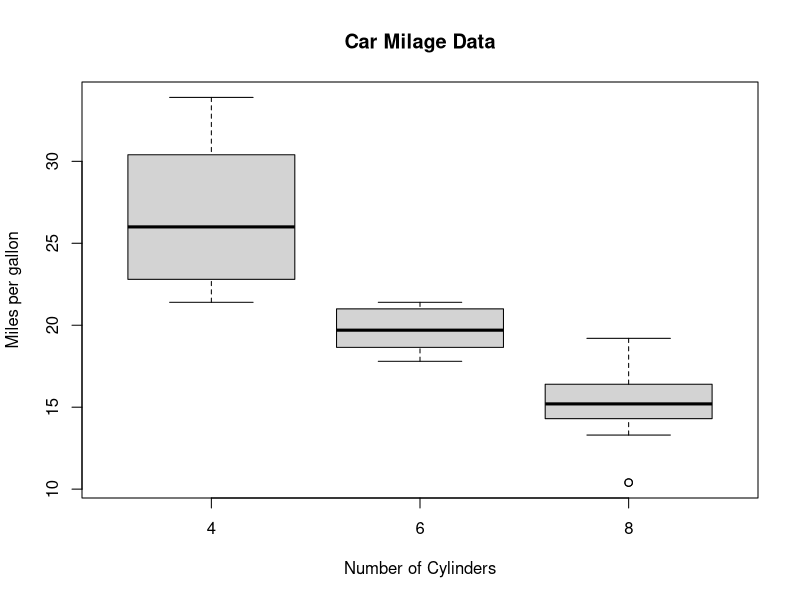

Write the R code that produced this figure.
boxplot(mpg ~ cyl,
    data = mtcars, main = "Car Milage Data", xlab = "Number of Cylinders",
    ylab = "Miles per gallon"
)